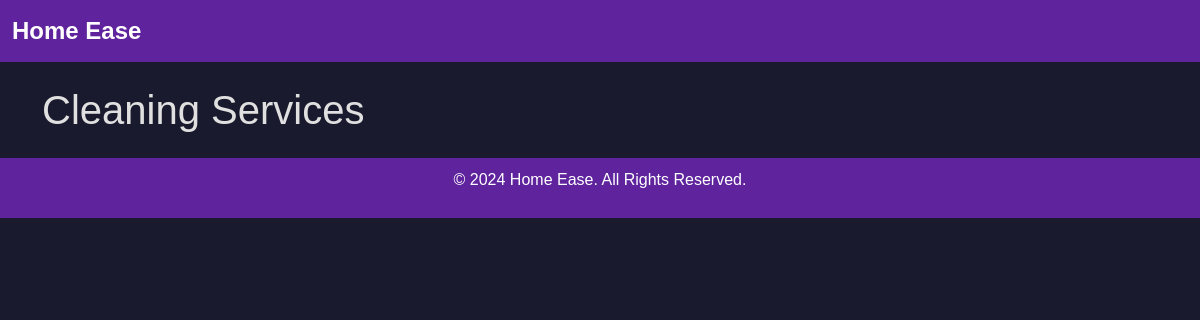
The page /cleaning_services on the database as committed earlier.
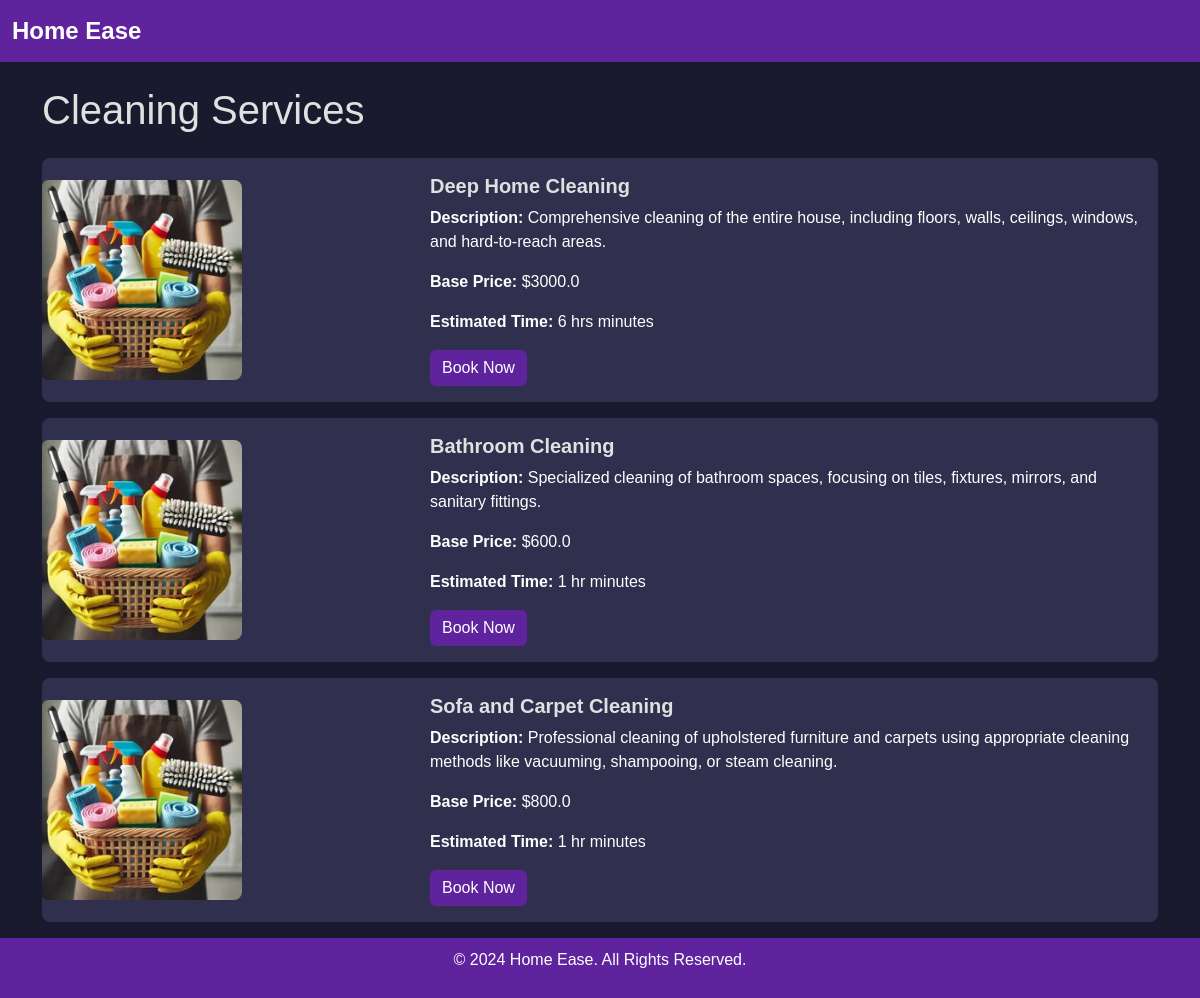
The same page on the database as committed later.
### app.py (models this page shows)
class Service(db.Model):
    id = db.Column(db.Integer, primary_key=True)
    name = db.Column(db.String(100), unique=True, nullable=False)
    type_of_service = db.Column(db.String(50), nullable=False)
    base_price = db.Column(db.Float, nullable=False)
    description = db.Column(db.Text)
    time_required = db.Column(db.Integer)  # Time in minutes
    created_at = db.Column(db.DateTime, default=datetime.utcnow)
    professionals = db.relationship('ProfessionalDetails', back_populates='service')
    service_requests = db.relationship('ServiceRequest', back_populates='service')

### app.py (the view)
@app.route('/cleaning_services')
def cleaning_services():
    cleaning_services = Service.query.filter_by(type_of_service="cleaning services").all()
    return render_template('cleaning_services.html', services=cleaning_services)

### templates/cleaning_services.html (shortened to what this page needs)
<!doctype html>
<html lang="en">
<head>
    <link href="https://cdn.jsdelivr.net/npm/bootstrap@5.3.3/dist/css/bootstrap.min.css" rel="stylesheet">
    <link rel="stylesheet" href="/static/css/styles.css">
</head>
<body>
    <nav class="navbar navbar-expand-lg navbar-light bg-light">
        <div class="container-fluid">
            <a class="navbar-brand" href="/">Home Ease</a>
        </div>
    </nav>
    <div class="container mt-4">
        <h1 class="mb-4">Cleaning Services</h1>
        {% for service in services %}
        <div class="card mb-3">
            <div class="row g-0 align-items-center">
                <div class="col-md-4">
                    <img src="static\images\default_cleaning.jpg" class="img-fluid rounded-start"
                        alt="{{ service.name }}">
                </div>
                <div class="col-md-8">
                    <div class="card-body">
                        <h5 class="card-title">{{ service.name }}</h5>
                        <p class="card-text"><strong>Description:</strong> {{ service.description }}</p>
                        <p class="card-text"><strong>Base Price:</strong> ${{ service.base_price }}</p>
                        <p class="card-text"><strong>Estimated Time:</strong> {{ service.time_required }} minutes</p>
                        <form action="/book_service" method="post" class="mt-3">
                            <button type="submit" class="btn btn-success">Book Now</button>
                        </form>
                    </div>
                </div>
            </div>
        </div>
        {% endfor %}
    </div>
    <footer>
        <p>&copy; 2024 Home Ease. All Rights Reserved.</p>
    </footer>
</body>
</html>

Rows that differ between the two databases and show on the page:
added Service: name "Deep Home Cleaning", description "Comprehensive cleaning of the entire house, including floors, walls, ceilings, windows, and hard-to-reach areas.", base_price "3000.0", time_required "6 hrs"
added Service: name "Bathroom Cleaning", description "Specialized cleaning of bathroom spaces, focusing on tiles, fixtures, mirrors, and sanitary fittings.", base_price "600.0", time_required "1 hr"
added Service: name "Sofa and Carpet Cleaning", description "Professional cleaning of upholstered furniture and carpets using appropriate cleaning methods like vacuuming, shampooing, or steam cleaning.", base_price "800.0", time_required "1 hr"
